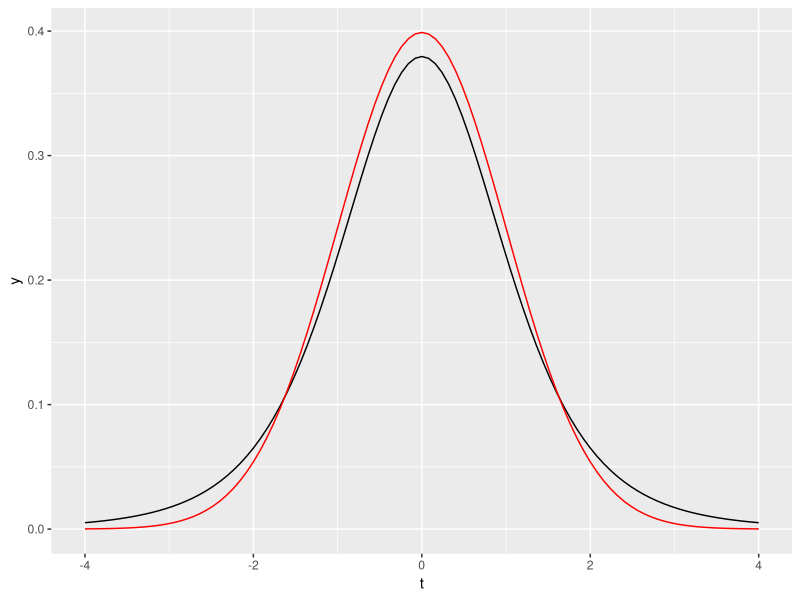
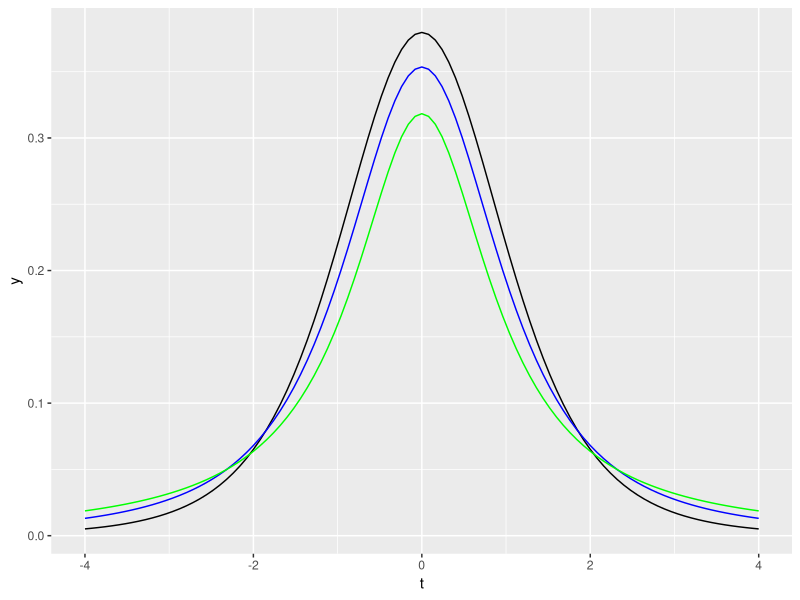

Write R code to recreate these figures, in order. (Note: this script raises an error after producing the figures.)
## ---- chunk 1

library(tidyverse)

ggplot(data = data.frame(t = c(-4, 4)), aes(t)) +
  stat_function(fun = dt, args = list(df = 5)) +
  stat_function(fun = dnorm, color = "red")
                
## ---- chunk 2

ggplot(data = data.frame(t = c(-4, 4)), aes(t)) +
  stat_function(fun = dt, args = list(df = 5)) +
  stat_function(fun = dt, args = list(df = 2), color = "blue") +
  stat_function(fun = dt, args = list(df = 1), color = "green") 
                
## ---- chunk 3

# Groupe des maths

N1 <- 28
s1_carre <- 6^2

# Groupe des philosophes

N2 <- 19
s2_carre <- 3^2

# Calcul de l'erreur par étape

## Numérateur fraction 1

nf1 <- N1*s1_carre + N2*s2_carre

## denominateur fraction 1

df1 <- N1 + N2 - 2

f1 <- nf1/df1

## Numérateur et denominateur fraction 2

nf2 <- N1 + N2
df2 <- N1*N2

f2 <- nf2/df2

## Erreur-type

s12 <- sqrt(f1*f2)
s12

## ---- chunk 4
X1_bar <- 88
X2_bar <- 90

diff_X1X2 <- X1_bar - X2_bar
diff_X1X2

## ---- chunk 5


t_calcule <- diff_X1X2/s12
t_calcule

## ---- chunk 6
knitr::include_graphics("../Images/Table_Student.png")
## ---- chunk 7

t_lu <- qt(0.005, df=45)
t_lu
# qnorm(0.005)

## ---- chunk 8


dist_t <- ggplot(data = data.frame(t = c(-4, 4)), aes(t)) +
  stat_function(fun = dt, args = list(df = 5), color = "red") +
  stat_function(fun = dt, args = list(df = 5), color = "green") +
  stat_function(fun = dt, args = list(df = 150), color = "blue")

dist_t

## ---- chunk 9

ggplot(data = data.frame(x = c(-4, 4)), aes(x)) +
  stat_function(fun = dt, args = list(df = 45), color = "red") +
  stat_function(fun = dt, args = list(df = 45), color = "red",
                geom = "area", fill = "lightblue",
                xlim = c(-4, 1.7))   

## ---- chunk 10

ggplot(data = data.frame(x = c(-4, 4)), aes(x)) +
  stat_function(fun = dt, args = list(df = 45), color = "red") +
  stat_function(fun = dt, args = list(df = 45), color = "red",
                geom = "area", fill = "green",
                xlim = c(-4, -1.7))  

## ---- chunk 11

ggplot(data = data.frame(x = c(-4, 4)), aes(x)) +
  stat_function(fun = dt, args = list(df = 45), color = "red") +
  stat_function(fun = dt, args = list(df = 45), color = "red",
                geom = "area", fill = "purple", alpha = 0.2,
                xlim = c(-1.7, 1.7)) 

## ---- chunk 12

qt(0.5, df = 45)

bi <- qt(0.005, df=45)
bi

bs <- qt(0.995, df=45)
bi
bs

## ---- chunk 13

df <- N1 + N2 -2
df

acceptation_rejet <-
  ggplot(data = data.frame(t = c(-4, 4)), aes(t)) +
  stat_function(fun = dt, args = list(df = 45), color = "red") +
  geom_vline(aes(xintercept = bi), color = "blue") +
  geom_vline(aes(xintercept = bs), color = "green") +
  geom_segment(aes(x = bi, xend = bs, y = 0, yend = 0), 
               arrow = arrow(length = unit(0.1,"cm"), ends = "both"), 
               color = "black") +
  stat_function(fun = dt, args = list(df = 45),
                xlim = c(bs, 4),
                geom = "area", fill = "lightblue") +
  stat_function(fun = dt, args = list(df = 45),
                xlim = c(-4, bi),
                geom = "area", fill = "lightblue") +
  stat_function(fun = dt, args = list(df = 45),
                xlim = c(bi, bs),
                geom = "area", fill = "purple", alpha = 0.2) +
  geom_abline(aes(slope = 0, intercept = -1.314578), color = "black")+
  theme(legend.position = "none")

acceptation_rejet

?geom_abline
## ---- chunk 14

t_calcule <- 1.314578

acceptation_rejet <-
  ggplot(data = data.frame(t = c(-4, 4)), aes(t)) +
  stat_function(fun = dt, args = list(df = 45), color = "red") +
  geom_vline(aes(xintercept = bi), color = "blue") +
  geom_vline(aes(xintercept = bs), color = "green") +
  geom_segment(aes(x = bi, xend = bs, y = 0, yend = 0), 
               arrow = arrow(length = unit(0.1,"cm"), ends = "both"), 
               color = "black") +
  stat_function(fun = dt, args = list(df = 45),
                xlim = c(bs, 4),
                geom = "area", fill = "lightblue") +
  stat_function(fun = dt, args = list(df = 45),
                xlim = c(-4, bi),
                geom = "area", fill = "lightblue") +
  stat_function(fun = dt, args = list(df = 45),
                xlim = c(bi, bs),
                geom = "area", fill = "purple", alpha = 0.2) +
  geom_vline(aes(xintercept = t_calcule), color = "black")+
  theme(legend.position = "none")

acceptation_rejet

## ---- chunk 15

ggplot(data.frame(x = c(0, 5)), aes(x)) +
  stat_function(fun = df,
                geom = "area",
                fill = "steelblue",
                args = list(
                  df1 = 3,
                  df2 = 47
                ))
## ---- chunk 16

qt()

qf(0.95, df1 = 4, df2 = 7)

